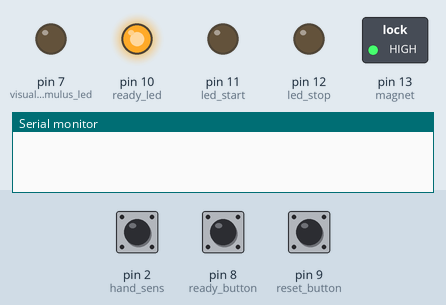
A sketch run on a simulated Arduino Uno, built with avr-gcc and run on an emulated ATmega328P. Shown: switched loads named in the sketch (green lamp = pin HIGH), output pins drawn as LEDs (lit = HIGH), the last lines printed to the serial monitor. The inputs (shaded band) are chosen by the test bench; at power-on: pin 8 (ready_button) LOW, pin 9 (reset_button) LOW, pin 2 (hand_sens) HIGH. Random numbers use the default seed unless the sketch sets one.

Above: at 1.2 s.
1.3 s: pin 8 (ready_button) pulled HIGH for 0.15 s
At 2.5 s:
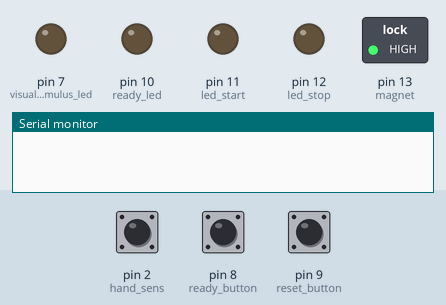
2.9 s: pin 9 (reset_button) pulled HIGH for 0.15 s
At 3.7 s:
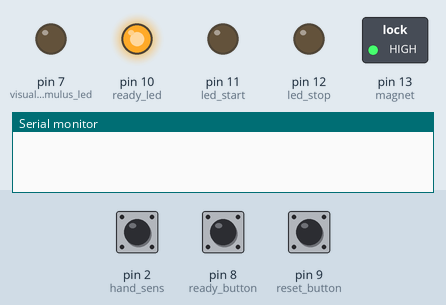
4.5 s: pin 8 (ready_button) pulled HIGH for 1 s
At 5.0 s:
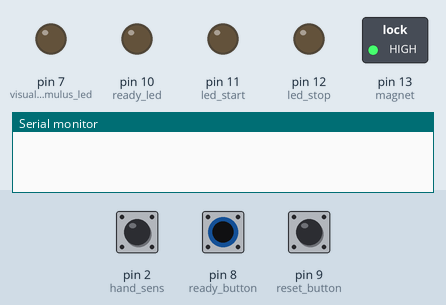
7.0 s: pin 2 (hand_sens) pulsed LOW 2 times (0.12 s each, 0.3 s apart)
At 8.3 s:
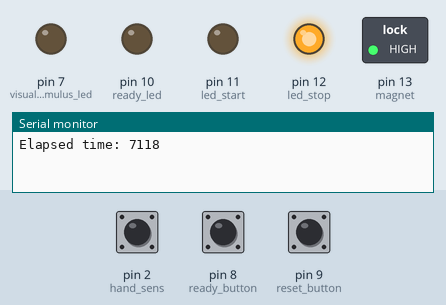
Timing chart, 0 to 10.0 s (numbered marks = the images above; inputs shaded):
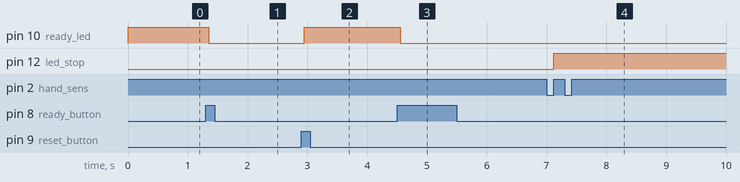

The sketch:

test_magnet_guanto_visual_stimulus.ino
```cpp
#define hand_sens 2

#define visual_stimulus_led 7

#define ready_button 8
#define reset_button 9

#define ready_led 10
#define led_start 11
#define led_stop 12

#define magnet 13

int program_execution_state = 0;
bool show_results = HIGH;

bool test_ready_state = HIGH;

bool visual_stimulus_led_state = LOW;

bool magnet_state = HIGH;         // the current state of the output pin

bool ready_button_reading;
bool ready_button_state;             // the current reading from the input pin
bool last_ready_button_state = LOW;   // the previous reading from the input pin

unsigned long debounce_delay = 50;    // the debounce time; increase if the output flickers
unsigned long last_debounce_time_ready = 0;  // the last time the output pin was toggled

bool reset_button_reading;
bool reset_button_state;             // the current reading from the input pin
bool last_reset_button_state = LOW;   // the previous reading from the input pin

unsigned long last_debounce_time_reset = 0;  // the last time the output pin was toggled

volatile byte led_start_state = LOW;
volatile byte led_stop_state = LOW;

unsigned long rand_time = 0;
unsigned long stimuly_duration = 3000;
unsigned long test_time_ready = 0;
unsigned long test_time_start = 0;
volatile unsigned long test_time_end = 0;
unsigned long test_elapsed_time = 0;

void setup() {
  Serial.begin(115200);

  pinMode(visual_stimulus_led, OUTPUT);

  pinMode(led_start, OUTPUT);
  pinMode(led_stop, OUTPUT);
  pinMode(hand_sens, INPUT_PULLUP);

  pinMode(ready_button, INPUT);
  pinMode(reset_button, INPUT);

  pinMode(ready_led, OUTPUT);
  pinMode(magnet, OUTPUT);

  digitalWrite(ready_led, test_ready_state);
  digitalWrite(magnet, magnet_state);
  digitalWrite(led_start, led_start_state);
  digitalWrite(led_stop, led_stop_state);
  digitalWrite(visual_stimulus_led, visual_stimulus_led_state);

  attachInterrupt(digitalPinToInterrupt(hand_sens), stop_test_ISR, RISING);
}

void loop() {
  switch(program_execution_state){
    case(0):  ready_button_reading = digitalRead(ready_button);
              if (ready_button_reading != last_ready_button_state){
                // reset the debouncing timer
                last_debounce_time_ready = millis();
              }

              if ((millis() - last_debounce_time_ready) > debounce_delay){
                if (ready_button_reading != ready_button_state){
                  ready_button_state = ready_button_reading;

                  // only toggle if the new button state is HIGH
                  if (ready_button_state == HIGH){
                    test_time_ready = millis();
                    randomSeed(millis());
                    rand_time = random(5000, 10000);
                    test_ready_state = LOW;
                    program_execution_state = 1;
                  }
                }
              }
              // save the reading. Next time through the loop, it'll be the lastButtonState:
              last_ready_button_state = ready_button_reading;
              break;
    case(1):  if ((millis() - test_time_ready) >= rand_time){
                visual_stimulus_led_state = HIGH;
                magnet_state = LOW;
                program_execution_state = 2;
                test_time_start = millis();
                led_start_state = HIGH;
              }

              reset_button_reading = digitalRead(reset_button);
              if (reset_button_reading != last_reset_button_state){
                // reset the debouncing timer
                last_debounce_time_reset = millis();
              }

              if ((millis() - last_debounce_time_reset) > debounce_delay){
                if (reset_button_reading != reset_button_state){
                  reset_button_state = reset_button_reading;

                  // only toggle if the new button state is HIGH
                  if (reset_button_state == HIGH){
                    magnet_state = HIGH;
                    led_start_state = LOW;
                    led_stop_state = LOW;
                    show_results = HIGH;
                    test_ready_state = HIGH;
                    visual_stimulus_led_state = LOW;
                    program_execution_state = 0;
                  }
                }
              }
              // save the reading. Next time through the loop, it'll be the lastButtonState:
              last_reset_button_state = reset_button_reading;
              break;
    case(2):  if ((millis() - test_time_start) >= stimuly_duration){
                visual_stimulus_led_state = LOW;
                program_execution_state = 3;
              }

              reset_button_reading = digitalRead(reset_button);
              if (reset_button_reading != last_reset_button_state){
                // reset the debouncing timer
                last_debounce_time_reset = millis();
              }

              if ((millis() - last_debounce_time_reset) > debounce_delay){
                if (reset_button_reading != reset_button_state){
                  reset_button_state = reset_button_reading;

                  // only toggle if the new button state is HIGH
                  if (reset_button_state == HIGH){
                    magnet_state = HIGH;
                    led_start_state = LOW;
                    led_stop_state = LOW;
                    show_results = HIGH;
                    test_ready_state = HIGH;
                    visual_stimulus_led_state = LOW;
                    program_execution_state = 0;
                  }
                }
              }
              // save the reading. Next time through the loop, it'll be the lastButtonState:
              last_reset_button_state = reset_button_reading;
              break;
    case(3):  reset_button_reading = digitalRead(reset_button);
              if (reset_button_reading != last_reset_button_state){
                // reset the debouncing timer
                last_debounce_time_reset = millis();
              }

              if ((millis() - last_debounce_time_reset) > debounce_delay){
                if (reset_button_reading != reset_button_state){
                  reset_button_state = reset_button_reading;

                  // only toggle if the new button state is HIGH
                  if (reset_button_state == HIGH){
                    magnet_state = HIGH;
                    led_start_state = LOW;
                    led_stop_state = LOW;
                    show_results = HIGH;
                    test_ready_state = HIGH;
                    visual_stimulus_led_state = LOW;
                    program_execution_state = 0;
                  }
                }
              }
              // save the reading. Next time through the loop, it'll be the lastButtonState:
              last_reset_button_state = reset_button_reading;
              break;
    case(4):  test_elapsed_time = test_time_end - test_time_start;
              if (show_results){
                Serial.println("Elapsed time: " + String(test_elapsed_time));
                show_results = LOW;
              }

              reset_button_reading = digitalRead(reset_button);
              if (reset_button_reading != last_reset_button_state){
                // reset the debouncing timer
                last_debounce_time_reset = millis();
              }

              if ((millis() - last_debounce_time_reset) > debounce_delay){
                if (reset_button_reading != reset_button_state){
                  reset_button_state = reset_button_reading;

                  // only toggle if the new button state is HIGH
                  if (reset_button_state == HIGH){
                    magnet_state = HIGH;
                    led_start_state = LOW;
                    led_stop_state = LOW;
                    show_results = HIGH;
                    test_ready_state = HIGH;
                    visual_stimulus_led_state = LOW;
                    program_execution_state = 0;
                  }
                }
              }
              // save the reading. Next time through the loop, it'll be the lastButtonState:
              last_reset_button_state = reset_button_reading;
              break;
    default:  test_ready_state = HIGH;
              led_start_state = HIGH;
              led_stop_state = HIGH;

              reset_button_reading = digitalRead(reset_button);
              if (reset_button_reading != last_reset_button_state){
                // reset the debouncing timer
                last_debounce_time_reset = millis();
              }

              if ((millis() - last_debounce_time_reset) > debounce_delay){
                if (reset_button_reading != reset_button_state){
                  reset_button_state = reset_button_reading;

                  // only toggle if the new button state is HIGH
                  if (reset_button_state == HIGH){
                    magnet_state = HIGH;
                    led_start_state = LOW;
                    led_stop_state = LOW;
                    show_results = HIGH;
                    test_ready_state = HIGH;
                    visual_stimulus_led_state = LOW;
                    program_execution_state = 0;
                  }
                }
              }
              // save the reading. Next time through the loop, it'll be the lastButtonState:
              last_reset_button_state = reset_button_reading;
  }
  digitalWrite(ready_led, test_ready_state);
  digitalWrite(magnet, magnet_state);
  digitalWrite(led_start, led_start_state);
  digitalWrite(led_stop, led_stop_state);
  digitalWrite(visual_stimulus_led, visual_stimulus_led_state);
}
```

stop_test_ISR.ino
```cpp
void stop_test_ISR() {
  test_time_end = millis();
  visual_stimulus_led_state = LOW;
  led_start_state = LOW;
  led_stop_state = HIGH;
  program_execution_state = 4;
}
```

Measured:
- after the input at 1.3 s, pin 10 (ready_led): HIGH → LOW after 0.05 s
- after the input at 2.9 s, pin 10 (ready_led): LOW → HIGH after 0.05 s
- after the input at 4.5 s, pin 10 (ready_led): HIGH → LOW after 0.05 s
- after the input at 7.0 s, pin 12 (led_stop): LOW → HIGH after 0.12 s
